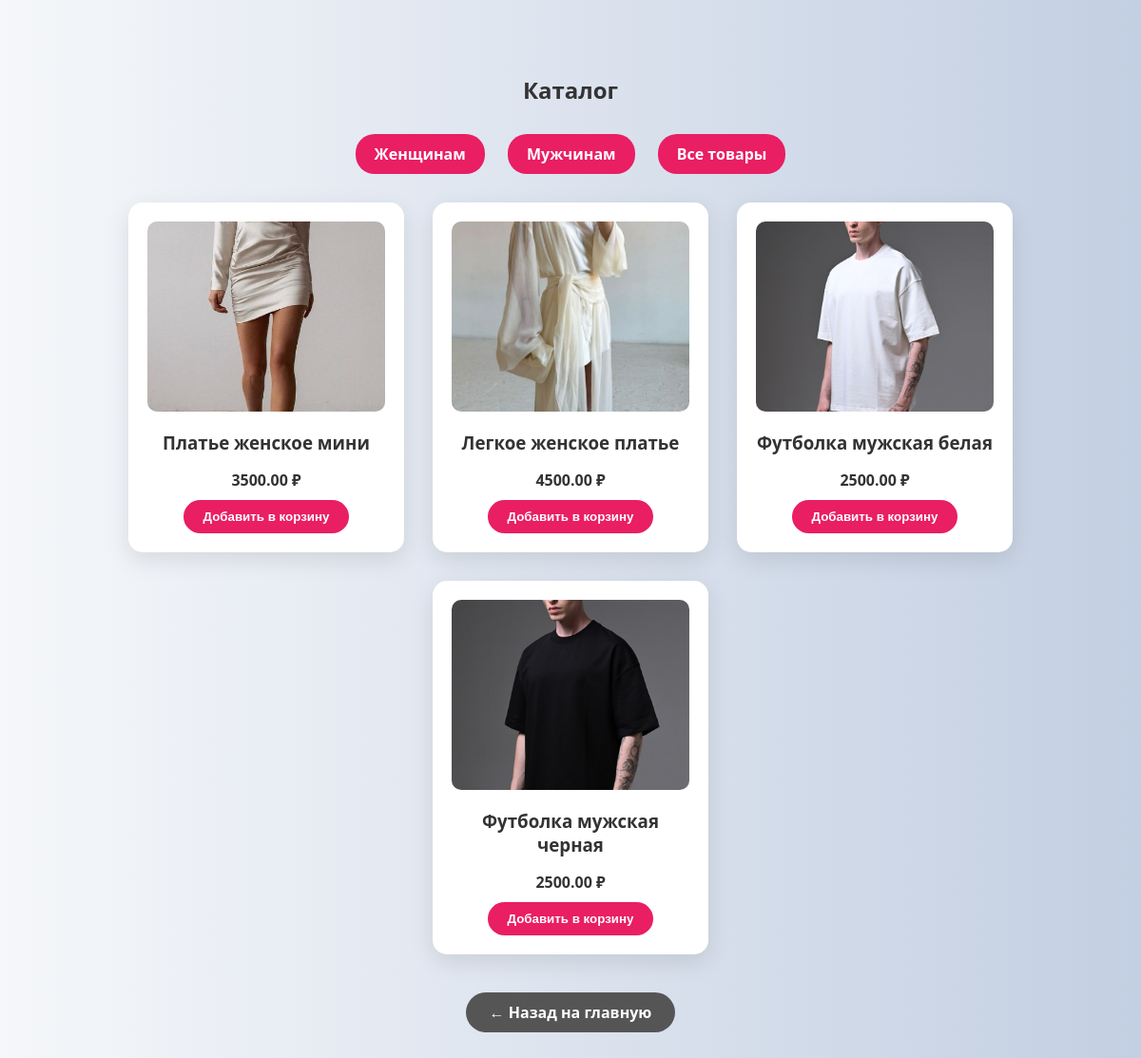
Page /catalog/ on the committed database.
### catalog/models.py (models this page shows, shortened)
class Product(models.Model):
    CATEGORY_CHOICES = [
        ('men', 'Мужчинам'),
        ('women', 'Женщинам'),
    ]
    name = models.CharField(max_length=255)
    price = models.DecimalField(max_digits=8, decimal_places=2)
    description = models.TextField()
    image = models.ImageField(upload_to='products/', null=True, blank=True)
    category = models.CharField(max_length=10, choices=CATEGORY_CHOICES, null=True)

### notes/views.py (the view)
# urls.py: path('catalog/', views.catalog, name='catalog'),
def catalog(request):
    category = request.GET.get('category')
    if category == 'women':
        products = Product.objects.filter(category='women')
    elif category == 'men':
        products = Product.objects.filter(category='men')
    else:
        products = Product.objects.all()
    return render(request, 'notes/catalog.html', {'products': products})

### notes/templates/notes/catalog.html (shortened to what this page needs)
{% load static %}
<!DOCTYPE html>
<html lang="ru">
<head>
</head>
<body>
  <h2>Каталог</h2>
  <div class="filters">
    <a href="{% url 'catalog' %}?category=women">Женщинам</a>
    <a href="{% url 'catalog' %}?category=men">Мужчинам</a>
    <a href="{% url 'catalog' %}">Все товары</a>
  </div>
  <div class="catalog">
    {% for product in products %}
      <div class="card">
        <img src="{{ product.image.url }}" alt="{{ product.name }}">
        <h3>{{ product.name }}</h3>
        <p>{{ product.price }} ₽</p>
        <form method="post" action="{% url 'add_to_cart' product.id %}">
          <button type="submit">Добавить в корзину</button>
        </form>
      </div>
    {% empty %}
      <p>Товары не найдены.</p>
    {% endfor %}
  </div>
  <a href="{% url 'index' %}" class="back-btn">← Назад на главную</a>
</body>
</html>

### notes/templates/notes/catalog.html (style rules this page uses)
body { font-family: 'Segoe UI', sans-serif; background: linear-gradient(to right, #f5f7fa, #c3cfe2); color: #333; text-align: center; padding: 50px; }
h2 { margin-bottom: 30px; }
.filters { margin-bottom: 30px; }
.filters a { display: inline-block; margin: 0 10px; padding: 10px 20px; background-color: #e91e63; color: white; text-decoration: none; border-radius: 20px; font-weight: bold; transition: background-color 0.3s ease; }
.catalog { display: flex; flex-wrap: wrap; justify-content: center; gap: 30px; }
.card { background: white; border-radius: 15px; box-shadow: 0 8px 24px rgba(0,0,0,0.1); padding: 20px; width: 250px; }
.card img { width: 100%; height: 200px; object-fit: cover; border-radius: 10px; }
.card h3 { margin: 15px 0 10px; }
.card p { font-weight: bold; margin-bottom: 10px; }
.card form button { background-color: #e91e63; color: white; border: none; padding: 10px 20px; border-radius: 20px; font-weight: bold; cursor: pointer; }
.back-btn { display: inline-block; margin-top: 40px; background-color: #555; color: #fff; padding: 10px 25px; text-decoration: none; border-radius: 25px; font-weight: bold; transition: background 0.3s; }

### rows in the picture
Product: image (picture), name "Платье женское мини", price "3500.00"
Product: image (picture), name "Легкое женское платье", price "4500.00"
Product: image (picture), name "Футболка мужская белая", price "2500.00"
Product: image (picture), name "Футболка мужская черная", price "2500.00"
